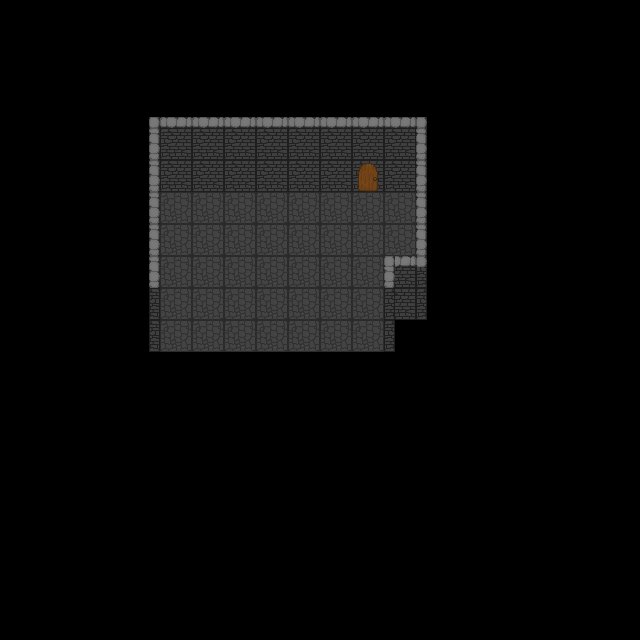

Below is a game level as drawn by its tile map, then a one-line description and the .tmx that defines it (tile-layer data replaced by summaries):
An orthogonal 20x20 tile map with 32x32 px tiles, 4 tile layers (Kachelebene 1, Kachelebene 2, Kachelebene 3, Kachelebene 4) and 97 objects (22x PROP, 5x COLLISIONBOX, SPAWNPOINT).

<map version="1.8" tiledversion="1.8.4" orientation="orthogonal" renderorder="right-down" width="20" height="20" tilewidth="32" tileheight="32" infinite="0" nextlayerid="7" nextobjectid="97" name="Bibliothek">
 <tileset firstgid="1" name="Tileset1" tilewidth="32" tileheight="32" tilecount="242" columns="22">
  <image source="Tileset1.png" width="704" height="352" />
 </tileset>
 <layer id="1" name="Kachelebene 1" width="20" height="20">
  <data>[400 cells, 79 non-empty, 8 distinct tile ids]</data>
 </layer>
 <layer id="2" name="Kachelebene 2" width="20" height="20">
  <data>[400 cells, 5 non-empty, 4 distinct tile ids]</data>
 </layer>
 <layer id="3" name="Kachelebene 3" width="20" height="20">
  <data>[400 cells, 1 non-empty, 1 distinct tile ids]</data>
 </layer>
 <layer id="4" name="Kachelebene 4" width="20" height="20">
  <data>[400 cells, 4 non-empty, 4 distinct tile ids]</data>
 </layer>
 <objectgroup id="5" name="Objektebene 1" visible="1">
  <object id="2" gid="56" x="190" y="164" width="32" height="32" />
  <object id="3" gid="56" x="253.5" y="164" width="32" height="32" />
  <object id="4" gid="56" x="318.5" y="164.5" width="32" height="32" />
  <object id="5" gid="56" x="380" y="164" width="32" height="32" />
  <object id="6" gid="30" x="181.5" y="238" width="32" height="32" />
  <object id="7" gid="30" x="203.5" y="238" width="32" height="32" />
  <object id="8" gid="30" x="225.5" y="238" width="32" height="32" />
  <object id="9" gid="30" x="247.5" y="238" width="32" height="32" />
  <object id="10" gid="28" x="270.25" y="238" width="32" height="32" />
  <object id="11" gid="28" x="183.333" y="289" width="32" height="32" />
  <object id="12" gid="28" x="205.333" y="289.333" width="32" height="32" />
  <object id="13" gid="28" x="227" y="289" width="32" height="32" />
  <object id="14" gid="28" x="249" y="289" width="32" height="32" />
  <object id="15" gid="28" x="270.667" y="289" width="32" height="32" />
  <object id="16" gid="28" x="183.333" y="294.333" width="32" height="32" />
  <object id="17" gid="28" x="226.667" y="294.333" width="32" height="32" />
  <object id="18" gid="27" x="245.75" y="294.25" width="32" height="32" />
  <object id="19" gid="27" x="245.568" y="244" width="32" height="32" />
  <object id="20" gid="26" x="180.5" y="244" width="32" height="32" />
  <object id="21" gid="26" x="268.568" y="294.136" width="32" height="32" />
  <object id="22" gid="31" x="203.25" y="294.25" width="32" height="32" />
  <object id="23" gid="32" x="203.5" y="244" width="32" height="32" />
  <object id="24" gid="32" x="269.25" y="244" width="32" height="32" />
  <object id="25" gid="28" x="226.5" y="244" width="32" height="32" />
  <object id="26" gid="29" x="183.25" y="200" width="32" height="32" />
  <object id="27" gid="28" x="204.75" y="200" width="32" height="32" />
  <object id="28" gid="30" x="225.75" y="200" width="32" height="32" />
  <object id="29" gid="31" x="246.5" y="200" width="32" height="32" />
  <object id="30" gid="26" x="268.5" y="200" width="32" height="32" />
  <object id="31" gid="25" x="148.5" y="204" width="32" height="32" />
  <object id="32" gid="25" x="148.5" y="209" width="32" height="32" />
  <object id="33" gid="25" x="148.5" y="214.25" width="32" height="32" />
  <object id="34" gid="25" x="148.5" y="237.75" width="32" height="32" />
  <object id="35" gid="25" x="148.5" y="243" width="32" height="32" />
  <object id="36" gid="25" x="148.5" y="248.25" width="32" height="32" />
  <object id="37" gid="25" x="148.5" y="283.75" width="32" height="32" />
  <object id="38" gid="25" x="148.5" y="289.25" width="32" height="32" />
  <object id="39" gid="25" x="148.5" y="294.75" width="32" height="32" />
  <object id="40" gid="36" x="328.667" y="198.667" width="32" height="32" />
  <object id="41" gid="36" x="378.333" y="199" width="32" height="32" />
  <object id="42" gid="136" x="156.333" y="344.333" width="32" height="32" />
  <object id="43" gid="136" x="156.333" y="348" width="32" height="32" />
  <object id="44" gid="212" x="160.5" y="175" width="32" height="32" />
  <object id="45" gid="212" x="161.5" y="258" width="32" height="32" />
  <object id="46" gid="211" x="383.5" y="163" width="32" height="32" />
  <object id="47" gid="210" x="247.5" y="174" width="32" height="32" />
  <object id="48" gid="190" x="296.5" y="289" width="32" height="32" />
  <object id="49" gid="211" x="263" y="161" width="32" height="32" />
  <object id="50" gid="212" x="295.5" y="161" width="32" height="32" />
  <object id="51" gid="210" x="351" y="350.5" width="32" height="32" />
  <object id="52" gid="212" x="211.5" y="305.5" width="32" height="32" />
  <object id="53" gid="211" x="180" y="305" width="32" height="32" />
  <object id="54" gid="211" x="218.5" y="254.5" width="32" height="32" />
  <object id="55" gid="100" x="351.5" y="167" width="32" height="32" />
  <object id="56" gid="30" x="356.5" y="330" width="32" height="32" />
  <object id="57" gid="30" x="334.5" y="330" width="32" height="32" />
  <object id="58" gid="30" x="356.5" y="336" width="32" height="32" />
  <object id="59" gid="28" x="335.5" y="336" width="32" height="32" />
  <object id="60" gid="28" x="357.5" y="284" width="32" height="32" />
  <object id="61" gid="28" x="336.5" y="284" width="32" height="32" />
  <object id="62" gid="29" x="357.5" y="289.75" width="32" height="32" />
  <object id="63" gid="26" x="334.5" y="289.75" width="32" height="32" />
  <object id="64" gid="25" x="393.333" y="229.667" width="32" height="32" />
  <object id="65" gid="25" x="393.667" y="235.667" width="32" height="32" />
  <object id="66" gid="25" x="393.333" y="242" width="32" height="32" />
  </objectgroup>
 <objectgroup id="6" name="Objektebene 2" visible="1">
  <!-- 7 objects omitted --></objectgroup>
 <objectgroup id="0" name="summon" visible="1">
  <!-- 5 objects omitted --></objectgroup>
</map>
<!-- 32 of 97 objects omitted -->
